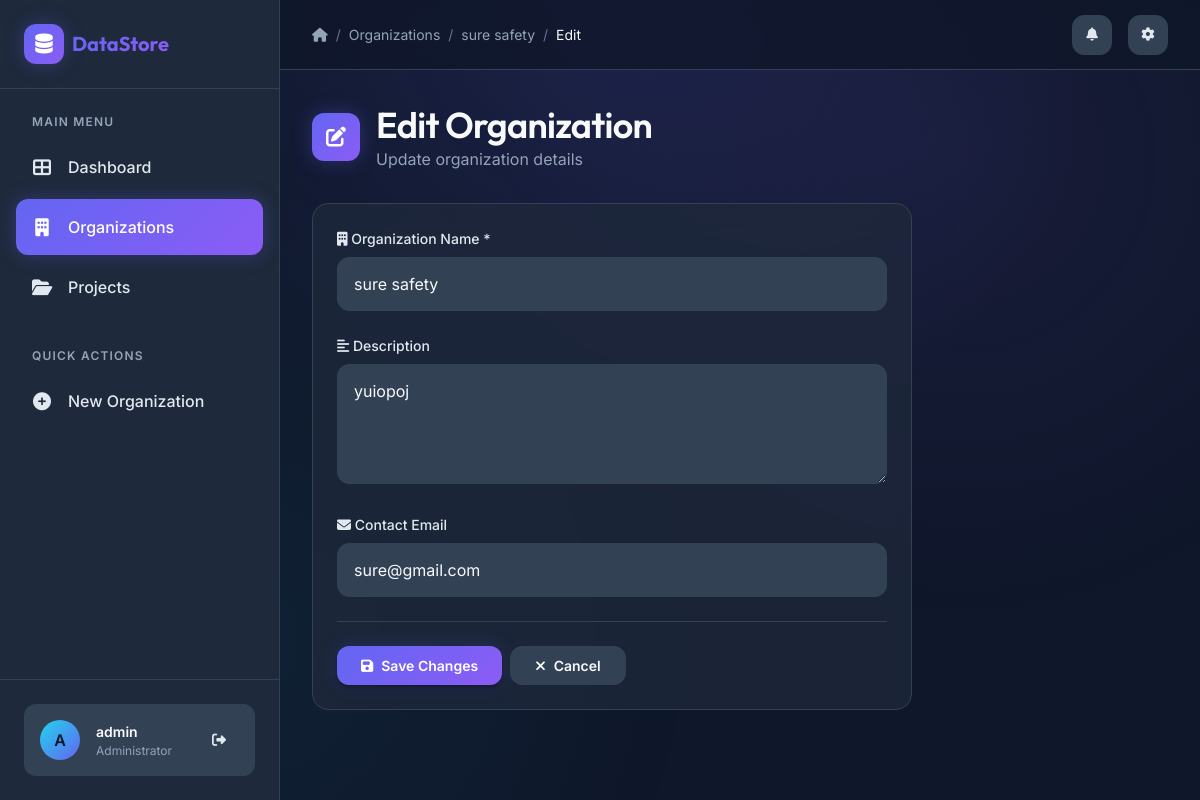
Page /organizations/1/update/ (signed in) on the committed database.
### apps/organizations/models.py (models this page shows, shortened)
class Organization(models.Model):
    name = models.CharField(max_length=255, unique=True)
    description = models.TextField(blank=True)
    contact_email = models.EmailField(blank=True, null=True)
    created_at = models.DateTimeField(auto_now_add=True)

### apps/organizations/views.py (the view)
# urls.py: path('<int:pk>/update/', views.organization_update, name='organization_update'),
@login_required
def organization_update(request, pk):
    organization = get_object_or_404(Organization, pk=pk)
    if request.method == "POST":
        organization.name = request.POST.get("name")
        organization.description = request.POST.get("description")
        organization.contact_email = request.POST.get("contact_email")
        organization.save()
        return redirect('organization_detail', pk=pk)
    return render(request, 'organizations/form.html', {'organization': organization})

### apps/organizations/templates/organizations/form.html (shortened to what this page needs)
{% extends 'base.html' %}
{% block breadcrumb %}
<a href="{% url 'organization_list' %}" class="breadcrumb-item">Organizations</a>
<span class="breadcrumb-separator">/</span>
{% if organization %}
<a href="{% url 'organization_detail' organization.pk %}" class="breadcrumb-item">{{ organization.name }}</a>
<span class="breadcrumb-separator">/</span>
<span class="breadcrumb-item active">Edit</span>
{% else %}
<span class="breadcrumb-item active">New Organization</span>
{% endif %}
{% endblock %}
{% block content %}
<div class="animate-fade-in-up" style="max-width: 600px;">
    <div class="page-header">
        <div class="page-title">
            <div class="page-title-icon">
                <i class="fas fa-{% if organization %}edit{% else %}plus{% endif %}"></i>
            </div>
            <div>
                <h1>{% if organization %}Edit{% else %}Create{% endif %} Organization</h1>
                <p class="text-muted mb-0">
                    {% if organization %}
                    Update organization details
                    {% else %}
                    Add a new partner organization to the system
                    {% endif %}
                </p>
            </div>
        </div>
    </div>
    <div class="card">
        <div class="card-body">
            <form method="POST">
                <div class="form-group">
                    <label class="form-label" for="name">
                        <i class="fas fa-building me-1"></i>
                        Organization Name *
                    </label>
                    <input type="text" id="name" name="name" class="form-control" placeholder="Enter organization name"
                        value="{{ organization.name|default:'' }}" required>
                </div>
                <div class="form-group">
                    <label class="form-label" for="description">
                        <i class="fas fa-align-left me-1"></i>
                        Description
                    </label>
                    <textarea id="description" name="description" class="form-control" rows="4"
                        placeholder="Brief description of the organization...">{{ organization.description|default:'' }}</textarea>
                </div>
                <div class="form-group">
                    <label class="form-label" for="contact_email">
                        <i class="fas fa-envelope me-1"></i>
                        Contact Email
                    </label>
                    <input type="email" id="contact_email" name="contact_email" class="form-control"
                        placeholder="contact@organization.com" value="{{ organization.contact_email|default:'' }}">
                </div>
                <hr>
                <div class="d-flex gap-2">
                    <button type="submit" class="btn btn-primary">
                        <i class="fas fa-save"></i>
                        {% if organization %}Save Changes{% else %}Create Organization{% endif %}
                    </button>
                    {% if organization %}
                    <a href="{% url 'organization_detail' organization.pk %}" class="btn btn-secondary">
                        <i class="fas fa-times"></i>
                        Cancel
                    </a>
                    {% else %}
                    <a href="{% url 'organization_list' %}" class="btn btn-secondary">
                        <i class="fas fa-times"></i>
                        Cancel
                    </a>
                    {% endif %}
                </div>
            </form>
        </div>
    </div>
</div>
{% endblock %}

### apps/accounts/templates/base.html (shortened to what this page needs)
{% load static %}
<!DOCTYPE html>
<html lang="en">
<head>
    <link rel="stylesheet" href="https://cdnjs.cloudflare.com/ajax/libs/font-awesome/6.4.0/css/all.min.css">
    <link rel="stylesheet" href="{% static 'css/styles.css' %}">
</head>
<body>
    <div class="app-layout">
        <aside class="sidebar" id="sidebar">
            <div class="sidebar-header">
                <div class="sidebar-logo">
                    <div class="sidebar-logo-icon">
                        <i class="fas fa-database"></i>
                    </div>
                    <span class="sidebar-logo-text">DataStore</span>
                </div>
            </div>
            <nav class="sidebar-nav">
                <div class="nav-section">
                    <div class="nav-section-title">Main Menu</div>
                    <a href="{% url 'dashboard' %}"
                        class="nav-link {% if request.resolver_match.url_name == 'dashboard' %}active{% endif %}">
                        <i class="fas fa-th-large"></i>
                        <span>Dashboard</span>
                    </a>
                    <a href="{% url 'organization_list' %}"
                        class="nav-link {% if 'organization' in request.path %}active{% endif %}">
                        <i class="fas fa-building"></i>
                        <span>Organizations</span>
                    </a>
                    <a href="{% url 'project_list' %}"
                        class="nav-link {% if 'project' in request.path %}active{% endif %}">
                        <i class="fas fa-folder-open"></i>
                        <span>Projects</span>
                    </a>
                </div>
                <div class="nav-section">
                    <div class="nav-section-title">Quick Actions</div>
                    <a href="{% url 'organization_create' %}" class="nav-link">
                        <i class="fas fa-plus-circle"></i>
                        <span>New Organization</span>
                    </a>
                </div>
            </nav>
            <div class="sidebar-footer">
                <div class="user-profile">
                    <div class="user-avatar">
                        {{ request.user.username|make_list|first|upper }}
                    </div>
                    <div class="user-info">
                        <div class="user-name">{{ request.user.username }}</div>
                        <div class="user-role">Administrator</div>
                    </div>
                    <a href="{% url 'logout' %}" class="btn btn-ghost btn-icon" title="Logout">
                        <i class="fas fa-sign-out-alt"></i>
                    </a>
                </div>
            </div>
        </aside>
        <main class="main-content">
            <header class="main-header">
                <div class="header-left">
                    <nav class="breadcrumb">
                        <a href="{% url 'dashboard' %}" class="breadcrumb-item">
                            <i class="fas fa-home"></i>
                        </a>
                        <span class="breadcrumb-separator">/</span>
                        {% block breadcrumb %}{% endblock %}
                    </nav>
                </div>
                <div class="header-right">
                    <button class="header-btn" title="Notifications">
                        <i class="fas fa-bell"></i>
                    </button>
                    <button class="header-btn" title="Settings">
                        <i class="fas fa-cog"></i>
                    </button>
                </div>
            </header>
            <div class="page-content animate-fade-in-up">
                {% block content %}
                {% endblock %}
            </div>
        </main>
    </div>
</body>
</html>

### rows in the picture
Organization: name "sure safety", description "yuiopoj", contact_email "sure@gmail.com"

### other values in the picture
{{ request.user.username|make_list|first|upper }} "A"
{{ request.user.username }} "admin"
